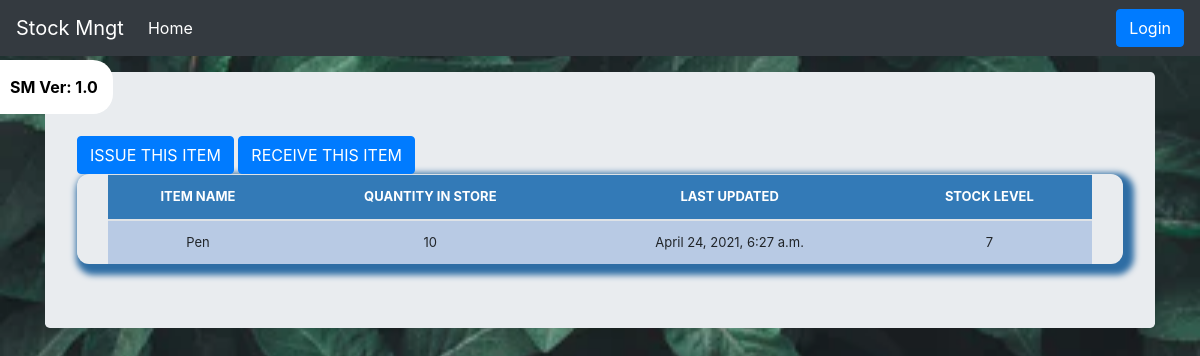
The page /stock_details/2/ on the database its author committed.
### stock_mngt/models.py (models this page shows, shortened)
class Stock(models.Model):
    category = models.ForeignKey(Category, on_delete=models.CASCADE, blank=True)
    item_name = models.CharField(max_length=50, blank=True, null=True)
    quantity = models.IntegerField(default='0', blank=True, null=True)
    received_quantity = models.IntegerField(default='0', blank=True, null=True)
    received_by = models.CharField(max_length=50, blank=True, null=True)
    issued_quantity = models.IntegerField(default='0', blank=True, null=True)
    issued_by = models.CharField(max_length=50, blank=True, null=True)
    issued_to = models.CharField(max_length=50, blank=True, null=True)
    contact_no = models.CharField(max_length=10, blank=True, null=True)
    stock_level = models.IntegerField(default='0', blank=True, null=True)
    created_on = models.DateTimeField(auto_now_add=True, auto_now=False)
    last_updated = models.DateTimeField(auto_now_add=False,auto_now=True)

### stock_mngt/views.py (the view)
# urls.py: path('stock_details/<str:pk>/', views.stock_details, name='stock_details'),
def stock_details(request, pk):
    queryset = Stock.objects.get(id=pk)
    context = {
        "queryset": queryset
    }
    return render(request, 'stock_details.html', context)

### stock_mngt/templates/stock_details.html (shortened to what this page needs)
{% load staticfiles %}
{% load crispy_forms_tags %}
<!doctype html>
<html lang="en">
  <head>
<link href="{% static 'css/bootstrap.min.css' %}" rel="stylesheet">
<link href="{% static 'css/stylesheet.css' %}" rel="stylesheet">
    <link href="{% static 'css/navbar-top-fixed.css' %}" rel="stylesheet">
  </head>
  <body>
  {% include 'nav_bar.html' %}
<main role="main" class="container">
  <div class="jumbotron">
      <a href="{% url 'issue_items' queryset.id %}"><div class="btn btn-primary">ISSUE THIS ITEM</div></a>
      <a href="{% url 'receive_items' queryset.id %}"><div class="btn btn-primary">RECEIVE THIS ITEM</div></a>
    <div class="display_table">
      <table class="table">
        <thead>
          <tr>
            <th>ITEM NAME</th>
            <th>QUANTITY IN STORE</th>
            <th>LAST UPDATED</th>
            <th>STOCK LEVEL</th>
          </tr>
        </thead>
        <tr>
            <td>{{queryset.item_name}}</td>
            <td>{{queryset.quantity}}</td>
            <td>{{queryset.last_updated}}</td>
            <td>{{queryset.stock_level}}</td>
         </tr>
      </table>
    </div>
  </div>
</main>
</body>
</html>

### stock_mngt/static/css/stylesheet.css (style rules this page uses)
body { background-color: #ffffff; background-image: url("../img/leaves.webp"); height:100%; background-position: center; background-repeat: no-repeat; background-size: cover; }
.table { font-size: 13px; text-align: center; width: 95%; margin: auto; text-align: center; }
.table tr:nth-child(odd) { background: #B8CAE4; }
th { background-color: #337ab7; color: white; }
.display_table { border-top-left-radius:12px; border-top-right-radius:12px; border-bottom-right-radius: 12px; border-bottom-left-radius: 12px; padding-left: 5px; padding-right: 5px; box-shadow: 5px 5px 6px 6px #2e6da4; }

### stock_mngt/static/css/navbar-top-fixed.css (style rules this page uses)
body { min-height: 75rem; padding-top: 4.5rem; }

### rows shown on the page
Stock: item_name "Pen", quantity "10", last_updated "April 24, 2021, 6:27 a.m.", stock_level "7"
